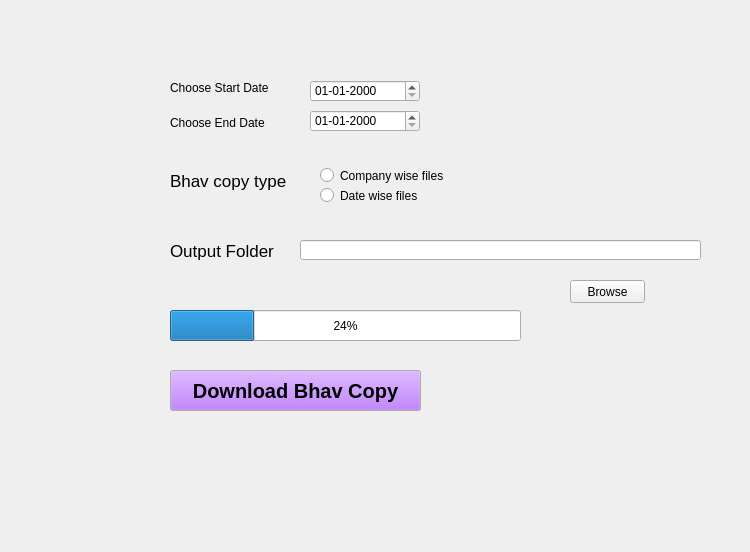
<?xml version="1.0" encoding="UTF-8"?>
<ui version="4.0">
 <class>BhavCopy</class>
 <widget class="QWidget" name="BhavCopy">
  <property name="geometry">
   <rect>
    <x>0</x>
    <y>0</y>
    <width>750</width>
    <height>552</height>
   </rect>
  </property>
  <property name="windowTitle">
   <string>Form</string>
  </property>
  <property name="windowIcon">
   <iconset>
    <normaloff>AppLogo.png</normaloff>AppLogo.png</iconset>
  </property>
  <widget class="QPushButton" name="GetBhavCopy">
   <property name="geometry">
    <rect>
     <x>170</x>
     <y>370</y>
     <width>251</width>
     <height>41</height>
    </rect>
   </property>
   <property name="palette">
    <palette>
     <active>
      <colorrole role="Button">
       <brush brushstyle="SolidPattern">
        <color alpha="255">
         <red>170</red>
         <green>85</green>
         <blue>255</blue>
        </color>
       </brush>
      </colorrole>
     </active>
     <inactive>
      <colorrole role="Button">
       <brush brushstyle="SolidPattern">
        <color alpha="255">
         <red>170</red>
         <green>85</green>
         <blue>255</blue>
        </color>
       </brush>
      </colorrole>
     </inactive>
     <disabled>
      <colorrole role="Button">
       <brush brushstyle="SolidPattern">
        <color alpha="255">
         <red>170</red>
         <green>85</green>
         <blue>255</blue>
        </color>
       </brush>
      </colorrole>
     </disabled>
    </palette>
   </property>
   <property name="font">
    <font>
     <pointsize>15</pointsize>
     <weight>75</weight>
     <bold>true</bold>
    </font>
   </property>
   <property name="text">
    <string>Download Bhav Copy</string>
   </property>
  </widget>
  <widget class="QLabel" name="startdate_label">
   <property name="geometry">
    <rect>
     <x>170</x>
     <y>73</y>
     <width>110</width>
     <height>30</height>
    </rect>
   </property>
   <property name="text">
    <string>Choose Start Date</string>
   </property>
  </widget>
  <widget class="QRadioButton" name="comp_wise_radiobtn">
   <property name="geometry">
    <rect>
     <x>320</x>
     <y>160</y>
     <width>161</width>
     <height>31</height>
    </rect>
   </property>
   <property name="text">
    <string>Company wise files</string>
   </property>
  </widget>
  <widget class="QLabel" name="bvcp_type_label">
   <property name="geometry">
    <rect>
     <x>170</x>
     <y>160</y>
     <width>121</width>
     <height>41</height>
    </rect>
   </property>
   <property name="font">
    <font>
     <pointsize>13</pointsize>
    </font>
   </property>
   <property name="text">
    <string>Bhav copy type</string>
   </property>
  </widget>
  <widget class="QRadioButton" name="date_wise_radiobtn">
   <property name="geometry">
    <rect>
     <x>320</x>
     <y>180</y>
     <width>121</width>
     <height>31</height>
    </rect>
   </property>
   <property name="text">
    <string>Date wise files</string>
   </property>
  </widget>
  <widget class="QDateEdit" name="enddate_edit">
   <property name="geometry">
    <rect>
     <x>310</x>
     <y>110</y>
     <width>110</width>
     <height>22</height>
    </rect>
   </property>
   <property name="displayFormat">
    <string>dd-MM-yyyy</string>
   </property>
  </widget>
  <widget class="QLabel" name="enddate_label">
   <property name="geometry">
    <rect>
     <x>170</x>
     <y>112</y>
     <width>101</width>
     <height>21</height>
    </rect>
   </property>
   <property name="text">
    <string>Choose End Date</string>
   </property>
  </widget>
  <widget class="QDateEdit" name="startdate_edit">
   <property name="geometry">
    <rect>
     <x>310</x>
     <y>80</y>
     <width>110</width>
     <height>22</height>
    </rect>
   </property>
   <property name="displayFormat">
    <string>dd-MM-yyyy</string>
   </property>
  </widget>
  <widget class="QLabel" name="output_folder_label">
   <property name="geometry">
    <rect>
     <x>170</x>
     <y>230</y>
     <width>121</width>
     <height>41</height>
    </rect>
   </property>
   <property name="font">
    <font>
     <pointsize>13</pointsize>
    </font>
   </property>
   <property name="text">
    <string>Output Folder</string>
   </property>
  </widget>
  <widget class="QPushButton" name="browse_btn">
   <property name="geometry">
    <rect>
     <x>570</x>
     <y>280</y>
     <width>75</width>
     <height>23</height>
    </rect>
   </property>
   <property name="text">
    <string>Browse</string>
   </property>
  </widget>
  <widget class="QLineEdit" name="pathchooser_edit">
   <property name="geometry">
    <rect>
     <x>300</x>
     <y>240</y>
     <width>401</width>
     <height>20</height>
    </rect>
   </property>
  </widget>
  <widget class="QProgressBar" name="progressBar">
   <property name="geometry">
    <rect>
     <x>170</x>
     <y>310</y>
     <width>351</width>
     <height>31</height>
    </rect>
   </property>
   <property name="value">
    <number>24</number>
   </property>
  </widget>
 </widget>
 <resources/>
 <connections/>
</ui>
